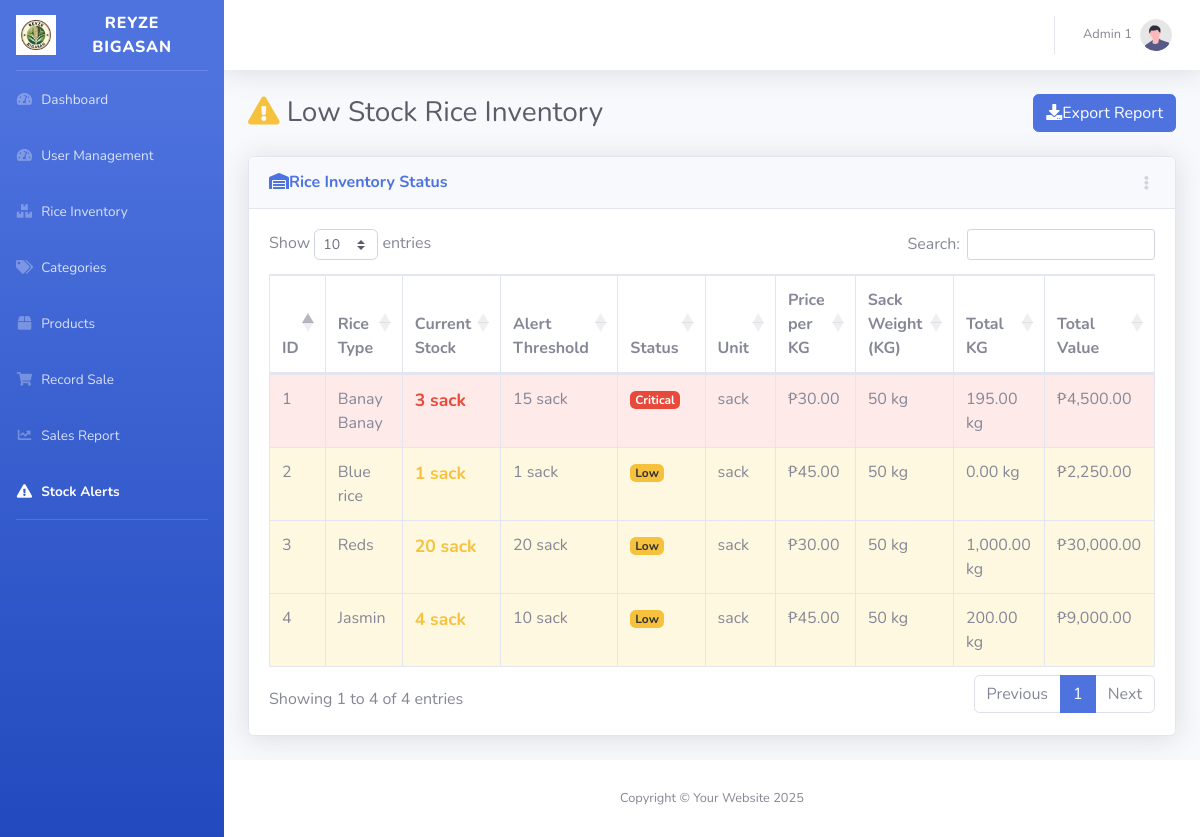
Screenshot of /alerts/alerts.php (signed in) with the database file from the repository.
### tables this page shows
CREATE TABLE `users` (
  `id` int(11) NOT NULL,
  `username` varchar(100) NOT NULL,
  `full_name` varchar(255) NOT NULL,
  `password` varchar(255) NOT NULL,
  `role` enum('admin','employee') NOT NULL,
  `created_at` datetime DEFAULT current_timestamp()
);

CREATE TABLE `rice_inventory` (
  `id` int(11) NOT NULL,
  `rice_type` varchar(100) DEFAULT NULL,
  `price_per_kg` decimal(10,2) DEFAULT NULL,
  `unit` varchar(10) DEFAULT NULL,
  `alert_threshold` decimal(10,2) DEFAULT NULL,
  `category_id` int(11) DEFAULT NULL,
  `sack_weight_kg` int(11) DEFAULT 50,
  `quantity_sacks` float(10,2) DEFAULT NULL,
  `quantity_kg` decimal(10,2) DEFAULT 0.00
);

### alerts/alerts.php (the view, shortened to what this page needs)
<?php
include '../config/conn.php';
?>
<!DOCTYPE html>
<html lang="en">
<head>
    <link href="../vendor/fontawesome-free/css/all.min.css" rel="stylesheet">
    <link href="../css/sb-admin-2.min.css" rel="stylesheet">
    <link href="https://cdn.datatables.net/1.13.6/css/dataTables.bootstrap4.min.css" rel="stylesheet">
</head>
<body id="page-top">
<div id="wrapper">
    <?php include('../includes/sidebar.php'); ?>
    <div id="content-wrapper" class="d-flex flex-column">
        <div id="content">
            <?php include('../includes/topbar.php'); ?>
              <div class="container-fluid">
                <div class="d-sm-flex align-items-center justify-content-between mb-4">
                    <h1 class="h3 mb-0 text-gray-800">
                        <i class="fas fa-exclamation-triangle text-warning me-2"></i>
                        Low Stock Rice Inventory
                    </h1>
                    <button class="btn btn-primary">
                        <i class="fas fa-download me-2"></i>Export Report
                    </button>
                </div>
                <?php
                $statsQuery = "SELECT
                    COUNT(*) as total_items,
                    SUM(CASE WHEN quantity_sacks = 0 THEN 1 ELSE 0 END) as out_of_stock,
                    SUM(CASE WHEN quantity_sacks > 0 AND quantity_sacks < alert_threshold THEN 1 ELSE 0 END) as low_stock,
                    SUM(CASE WHEN quantity_sacks < (alert_threshold * 0.3) AND quantity_sacks > 0 THEN 1 ELSE 0 END) as critical_stock,
                    SUM(quantity_sacks * price_per_kg * sack_weight_kg) as total_value
                    FROM rice_inventory
                    WHERE quantity_sacks <= alert_threshold";
                $statsResult = $conn->query($statsQuery);
                ?>
                <div class="card shadow mb-4">
                    <div class="card-header py-3 d-flex flex-row align-items-center justify-content-between">
                        <h6 class="m-0 font-weight-bold text-primary">
                            <i class="fas fa-warehouse me-2"></i>Rice Inventory Status
                        </h6>
                        <div class="dropdown no-arrow">
                            <a class="dropdown-toggle" href="#" role="button" id="dropdownMenuLink"
                                data-toggle="dropdown" aria-haspopup="true" aria-expanded="false">
                                <i class="fas fa-ellipsis-v fa-sm fa-fw text-gray-400"></i>
                            </a>
                        </div>
                    </div>
                    <div class="card-body">
                        <div class="table-responsive">
                            <table id="dataTable" class="table table-bordered table-hover" width="100%" cellspacing="0">
                                <thead>
                                    <tr>
                                        <th>ID</th>
                                        <th>Rice Type</th>
                                        <th>Current Stock</th>
                                        <th>Alert Threshold</th>
                                        <th>Status</th>
                                        <th>Unit</th>
                                        <th>Price per KG</th>
                                        <th>Sack Weight (KG)</th>
                                        <th>Total KG</th>
                                        <th>Total Value</th>
                                    </tr>
                                </thead>
                                <tbody id="inventoryTableBody">
                                    <?php
                                    $query = "SELECT ri.*, c.category_name
                                    FROM rice_inventory ri
                                    LEFT JOIN category c ON ri.category_id = c.category_id
                                    WHERE ri.quantity_sacks <= ri.alert_threshold
                                    ORDER BY (ri.quantity_sacks/ri.alert_threshold) ASC, ri.quantity_sacks ASC";
                                    $result = $conn->query($query);
                                    if ($result && $result->num_rows > 0) {
                                        while ($row = $result->fetch_assoc()) {
                                            $id = htmlspecialchars($row['id']);
                                            $riceType = htmlspecialchars($row['rice_type']);
                                            $quantitySacks = (int)$row['quantity_sacks'];
                                            $alertThreshold = (int)$row['alert_threshold'];
                                            $unit = htmlspecialchars($row['unit']);
                                            $pricePerKg = (float)$row['price_per_kg'];
                                            $sackWeightKg = (float)$row['sack_weight_kg'];
                                            $quantityKg = (float)$row['quantity_kg'];
                                            $totalValue = $quantitySacks * $pricePerKg * $sackWeightKg;
                                            if ($quantitySacks == 0) {
                                                $status = 'Out of Stock';
                                                $statusClass = 'badge-out-of-stock';
                                                $rowClass = 'stock-critical';
                                                $quantityClass = 'text-danger';
                                            } else if ($quantitySacks < ($alertThreshold * 0.3)) {
                                                $status = 'Critical';
                                                $statusClass = 'badge-critical';
                                                $rowClass = 'stock-critical';
                                                $quantityClass = 'text-danger';
                                            } else {
                                                $status = 'Low';
                                                $statusClass = 'badge-low';
                                                $rowClass = 'stock-low';
                                                $quantityClass = 'text-warning';
                                            }
                                            echo "<tr class='{$rowClass}' data-status='" . strtolower(str_replace(' ', '-', $status)) . "'>";
                                            echo "<td class='fw-bold'>{$id}</td>";
                                            echo "<td>{$riceType}</td>";
                                            echo "<td class='quantity-display {$quantityClass}'>{$quantitySacks} {$unit}</td>";
                                            echo "<td>{$alertThreshold} {$unit}</td>";
                                            echo "<td><span class='badge {$statusClass}'>{$status}</span></td>";
                                            echo "<td>{$unit}</td>";
                                            echo "<td>₱" . number_format($pricePerKg, 2) . "</td>";
                                            echo "<td>{$sackWeightKg} kg</td>";
                                            echo "<td>" . number_format($quantityKg, 2) . " kg</td>";
                                            echo "<td>₱" . number_format($totalValue, 2) . "</td>";
                                            echo "</tr>";
                                        }
                                    } else {
                                        echo "<tr><td colspan='10' class='text-center'>No low stock items found.</td></tr>";
                                    }
                                    ?>
                                </tbody>
                            </table>
                        </div>
                    </div>
                </div>
            </div>
        </div>
        </div>
        </div>
        <?php include('../includes/footer.php'); ?>
</body>
</html>

### includes/topbar.php (shortened to what this page needs)
<?php
include '../config/conn.php';
$user_id = $_SESSION['user_id'];
$user_sql = "SELECT full_name, username FROM users WHERE id = ?";
$stmt = $conn->prepare($user_sql);
$stmt->bind_param("i", $user_id);
$stmt->execute();
$user_result = $stmt->get_result();
$user = $user_result->fetch_assoc();
?>
<div id="content-wrapper" class="d-flex flex-column">
<div id="content">
    <nav class="navbar navbar-expand navbar-light bg-white topbar mb-4 static-top shadow">
        <ul class="navbar-nav ml-auto">
            <li class="nav-item dropdown no-arrow">
                <a class="nav-link dropdown-toggle" href="#" id="userDropdown" role="button"
                    data-toggle="dropdown" aria-haspopup="true" aria-expanded="false">
                    <span class="mr-2 d-none d-lg-inline text-gray-600 small">
                        <?= htmlspecialchars($user['full_name']); ?>
                    </span>
                    <img class="img-profile rounded-circle" src="../img/undraw_profile.svg">
                </a>
            </li>
        </ul>
    </nav>

### alerts/alerts.php (style rules this page uses)
.stock-critical { background-color: #ffeaea !important; border-left: 4px solid #e74a3b !important; }
.stock-low { background-color: #fff8e1 !important; border-left: 4px solid #f6c23e !important; }
.badge-critical { background-color: #e74a3b; color: white; }
.badge-low { background-color: #f6c23e; color: #333; }
.quantity-display { font-weight: 700; font-size: 1.1rem; }

### rows the page displays
users: full_name "Admin 1"
rice_inventory: id "1", rice_type "Banay Banay", quantity_sacks "3", unit "sack", alert_threshold "15", status "Critical", price_per_kg "30.00", sack_weight_kg "50", quantity_kg "195.00", totalValue "4,500.00"
rice_inventory: id "4", rice_type "Jasmin", quantity_sacks "4", unit "sack", alert_threshold "10", status "Low", price_per_kg "45.00", sack_weight_kg "50", quantity_kg "200.00", totalValue "9,000.00"
rice_inventory: id "2", rice_type "Blue rice", quantity_sacks "1", unit "sack", alert_threshold "1", status "Low", price_per_kg "45.00", sack_weight_kg "50", quantity_kg "0.00", totalValue "2,250.00"
rice_inventory: id "3", rice_type "Reds", quantity_sacks "20", unit "sack", alert_threshold "20", status "Low", price_per_kg "30.00", sack_weight_kg "50", quantity_kg "1,000.00", totalValue "30,000.00"
